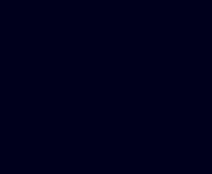
#> input picture background.jpg, 212 x 174 px
$ python motion.py
#> lines starting #> are read from the running program, lines starting #| are printed output that depends on the picture
"""
OpenCV Motion Detection with GUI
@authors: Menelaos M.(menmad00) and Emmanouil K.

Description: It is a Python Script for Motion Detection utilizing the OpenCV-python package and incorporating a GUI which offers various functions to user.
If a motion is large enough to be detected (adjustable) the user is notified both with a popup window showing the motion and with a sound effect.
"""
# importing OpenCV, time, winsound and threading library
import cv2
import time
import winsound
import threading


def alertBySound():
    winsound.Beep(5000,1000)
    #winsound.PlaySound("SystemExclamation", winsound.SND_ALIAS)
    #winsound.PlaySound("SystemHand", winsound.SND_ALIAS)
    return

# Parameters
background = cv2.imread("background.jpg")
#> background is the input picture: shape (174, 212, 3); mean B, G, R 28, 0, 0
window_name = 'MDC'
font = cv2.FONT_HERSHEY_SIMPLEX
fontScale = 0.5
color = (255, 0, 0)
thickness = 1
sensitivityUpper = 10
sensitivityBottom = 1
sensitivityStart = 2
CONTOUR_AREA = 10000

# Controller
soundC = False
videoC = False
muteC = False
forceShowC = False
showFor = 1
sensitivity = sensitivityStart

# Capturing video
video = cv2.VideoCapture(0)

static_back = None
motionDetected = False
startTime = 0
elapsedTime = time.time()

# Infinite while loop to treat stack of image as video
while True:
    # Reading frame(image) from video
    check, frame = video.read()
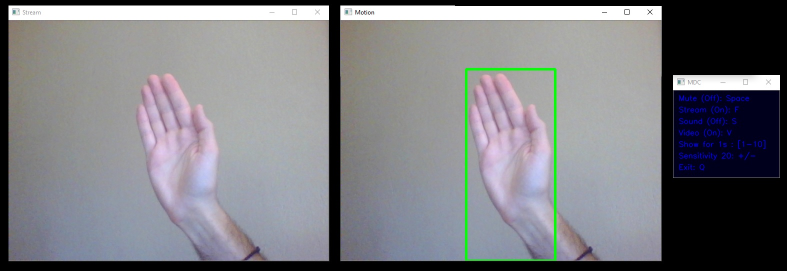
#> input picture example.jpg, 1574 x 542 px, given in place of the camera (shown at 1/2 size)
#> frame is the input picture: shape (542, 1574, 3); mean B, G, R 130.6, 126, 125.2
    frameExcMotion = frame.copy()

    # Controller
    image = background.copy()

    y = 20
    increase = 23

    org = (10, y)
    if(not muteC):
        image = cv2.putText(image, 'Mute (Off): Space', org, font, fontScale, color, thickness, cv2.LINE_AA)
    else:
        image = cv2.putText(image, 'Mute (On): Space', org, font, fontScale, color, thickness, cv2.LINE_AA)

    y = y + increase
    org = (10, y)
    if(not forceShowC):
        image = cv2.putText(image, 'Stream (Off): F', org, font, fontScale, color, thickness, cv2.LINE_AA)
    else:
        image = cv2.putText(image, 'Stream (On): F', org, font, fontScale, color, thickness, cv2.LINE_AA)

    y = y + increase
    org = (10, y)
    if(not soundC):
        image = cv2.putText(image, 'Sound (Off): S', org, font, fontScale, color, thickness, cv2.LINE_AA)
    else:
        image = cv2.putText(image, 'Sound (On): S', org, font, fontScale, color, thickness, cv2.LINE_AA)

    y = y + increase
    org = (10, y)
    if(not videoC):
        image = cv2.putText(image, 'Video (Off): V', org, font, fontScale, color, thickness, cv2.LINE_AA)
    else:
        image = cv2.putText(image, 'Video (On): V', org, font, fontScale, color, thickness, cv2.LINE_AA)

    y = y + increase
    org = (10, y)
    image = cv2.putText(image, 'Show for ' + str(showFor) + 's : [1-10]', org, font, fontScale, color, thickness, cv2.LINE_AA)

    y = y + increase
    org = (10, y)
    image = cv2.putText(image, 'Sensitivity ' + str(int(sensitivity*10)) + ': +/-', org, font, fontScale, color, thickness, cv2.LINE_AA)

    y = y + increase
    org = (10, y)
    image = cv2.putText(image, 'Exit: Q', org, font, fontScale, color, thickness, cv2.LINE_AA)
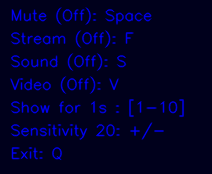
#> image: shape (174, 212, 3); mean B, G, R 41.7, 0, 0

    cv2.imshow(window_name, image)
    # End Of Controller

    # Converting color image to gray_scale image
    gray = cv2.cvtColor(frame, cv2.COLOR_BGR2GRAY)
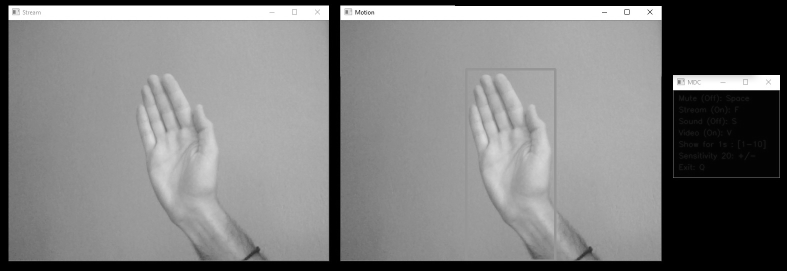
#> gray: shape (542, 1574) (shown at 1/2 size); min 0, max 255, mean 126.3

    # Converting gray scale image to GaussianBlur
    # so that change can be find easily
    gray = cv2.GaussianBlur(gray, (21, 21), 0)
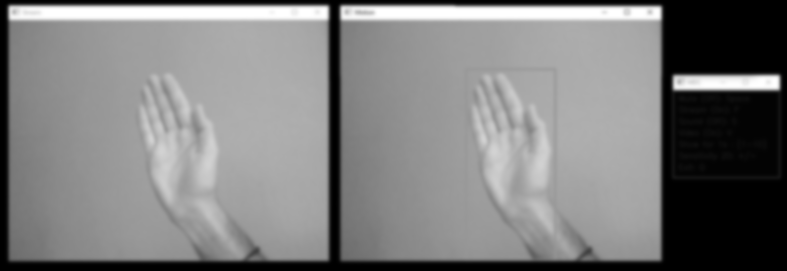
#> gray: shape (542, 1574) (shown at 1/2 size); min 0, max 255, mean 126.3

    if static_back is None:
        static_back = gray
        continue
    # Difference between static background
    # and current frame(which is GaussianBlur)
    diff_frame = cv2.absdiff(static_back, gray)


    # If change in between static background and
    # current frame is greater than 30 it will show white color(255)
    thresh_frame = cv2.threshold(diff_frame, sensitivity, 255, cv2.THRESH_BINARY)[1]
    thresh_frame = cv2.dilate(thresh_frame, None, iterations = 2)

    # Finding contour of moving object
    (cnts, _) = cv2.findContours(thresh_frame.copy(),
					cv2.RETR_EXTERNAL, cv2.CHAIN_APPROX_SIMPLE)

    for contour in cnts:
        if cv2.contourArea(contour) < CONTOUR_AREA:
            continue
        if( not motionDetected):
            motionDetected = True
            startTime = time.time()
        else:
            startTime = time.time()
        (x, y, w, h) = cv2.boundingRect(contour)
		# making green rectangle arround the moving object
        cv2.rectangle(frame, (x, y), (x + w, y + h), (0, 255, 0), 3)

    if muteC:
        motionDetected = False

    if motionDetected:
        if(videoC):
            cv2.imshow("Motion", frame)
        if(soundC):
            thread = threading.Thread(target=alertBySound)
            thread.start()
        elapsedTime = time.time()
        if(elapsedTime - startTime > showFor):
            motionDetected = False

    if forceShowC and not muteC:
        cv2.imshow("Stream", frameExcMotion)
    else:
        cv2.destroyWindow("Stream")


    if not motionDetected or not videoC:
        cv2.destroyWindow("Motion")

    key = cv2.waitKey(1)
    if key == ord(' '):
        muteC = not muteC
    if key == ord('f'):
        forceShowC = not forceShowC
    if key == ord('s'):
        soundC = not soundC
    if key == ord('v'):
        videoC = not videoC
    if key in range(ord('0'), ord('9')+1):
        showFor = key-ord('0')
        if showFor==0:
            showFor = 10
    if key == ord('+'):
        sensitivity = sensitivity + 0.1
        if sensitivity > sensitivityUpper:
            sensitivity = sensitivityUpper
    if key == ord('-'):
        sensitivity = sensitivity - 0.1
        if sensitivity < sensitivityBottom:
            sensitivity = sensitivityBottom
    if key == ord('q'):
        exit()
#> (the program exits here)
